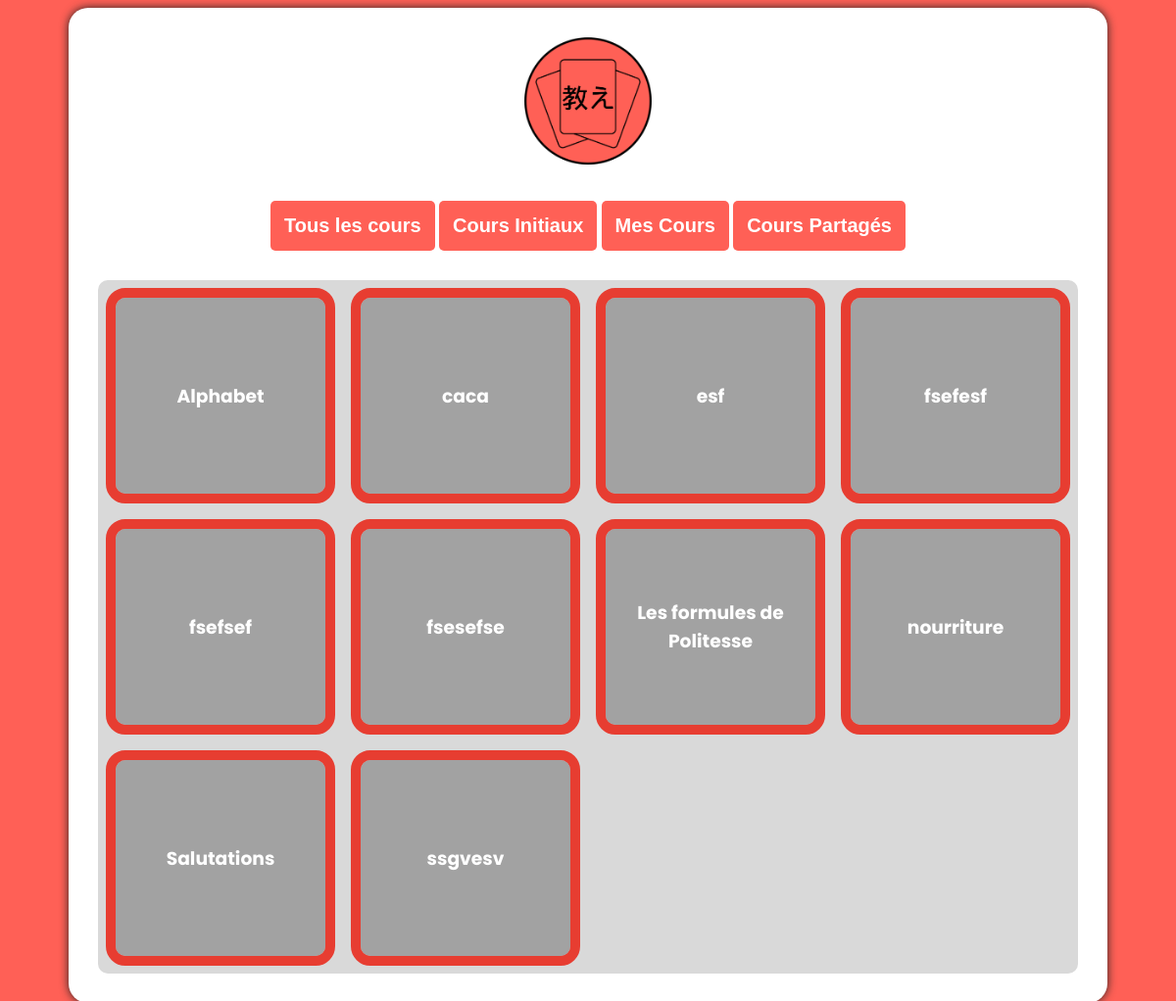
The app's page /cours (signed in) with its own data.
### tables this page shows
CREATE TABLE Names (
    course_id INTEGER PRIMARY KEY, 
    name TEXT UNIQUE NOT NULL
);

### app.py (the view)
@app.route('/cours') # Définition du chemin d'url vers la page cours.html
def cours():
    if not is_logged_in():
        return redirect(url_for("index")) # Retour vers
    courses = get_courses("tous")
    if courses:
        return render_template('cours.html', courses=courses)
    else:
        return "Cours non trouvé... :/"

### app.py (called while the page is built)
def is_logged_in():
    return "user_name" in session

def get_db_connection():
    with  sqlite3.connect('SQL_data/cours_data.db') as conn:
        conn.row_factory = sqlite3.Row # ça transforme les lignes en dictionnaires
        return conn

### templates/cours.html (shortened to what this page needs)
<!DOCTYPE html>
<html lang="fr">
    <head>
        <link rel="stylesheet" type="text/css" href="{{ url_for('static', filename='general.css') }}">
    </head>
    <body>
        <div id="main-div">
            <a href="{{ url_for('accueil') }} ">
                <img src="{{ url_for('static', filename='images/logos/oshieLogo.png') }}" alt="logo du site Oshie" id="logo">
            </a>
            <div class = "scrollmenu">
                <button class="cours-tab" id="tout" onclick="loadCourses('tous')">Tous les cours</button>
                <button class="cours-tab" id="initiaux" onclick="loadCourses('initiaux')">Cours Initiaux</button>
                <button class="cours-tab" id="personnel" onclick="loadCourses('personnel')">Mes Cours</button>
                <button class="cours-tab" id="partages" onclick="loadCourses('partage')">Cours Partagés</button>
            </div>
            <div id="coursContainer" data-url="{{ url_for('display_cours', course_id=0) }}">
                {% for course in courses %}
                <div class = "cours">
                     <a class="linkCours"href="{{ url_for('display_cours', course_id=course['course_id']) }}">
                        <div class="titrecours">
                            <h3>{{ course['name'] }}</h3>
                        </div>
                    </a>
                </div>
                {% endfor %}
            </div>
        </div>
    </body>
</html>

### static/general.css (style rules this page uses)
body { font-family: 'Poppins', sans-serif; }
body { text-align: center; background-color: #ff6056; }
#main-div { text-align: center; background-color: white; box-shadow: 0px 0px 10px rgb(35, 35, 35); border-radius: 20px; height: 100%; margin-left: auto; margin-right: auto; padding: 0px 30px 30px 30px; max-width: 1000px; }
#logo { margin-top: 30px; width: auto; height: 130px; align-self: center; }

### static/pageCours.css (style rules this page uses)
#coursContainer { background-color: #d9d9d9; border-radius: 10px; display: grid; grid-template-columns: repeat(auto-fit, minmax(220px, 1fr)); }
a { text-decoration: none; }
.cours { overflow: hidden; position: relative; margin: 0.5em; background-color: #ebebeb; color: #f1f5f9; border: 10px solid #e73d31; height: 200px; border-radius: 20px; background-size: auto 100%; background-repeat: no-repeat; background-position: center; max-width: 300px; }
@media only screen and (min-width: 1024px) { .titrecours { width: 100%; height: 100%; background-color: rgba(90, 90, 90, 0.5); color: #fff; display: flex; align-items: center; justify-content: center; } }
.scrollmenu { margin: 30px; width: auto; overflow: auto; white-space: nowrap; }
.cours-tab { font-weight: 600; font-size: 20px; width: auto; display: inline-block; color: white; background-color: #ff6056; text-align: center; padding: 14px; text-decoration: none; }

### static/login_signin.css (style rules this page uses)
button { width: 80%; padding: 10px; background-color: #ef4a3f; color: white; border: none; border-radius: 5px; cursor: pointer; }

### records on screen
Names: name "Alphabet"
Names: name "caca"
Names: name "esf"
Names: name "fsefesf"
Names: name "fsefsef"
Names: name "fsesefse"
Names: name "Les formules de Politesse"
Names: name "nourriture"
Names: name "Salutations"
Names: name "ssgvesv"
